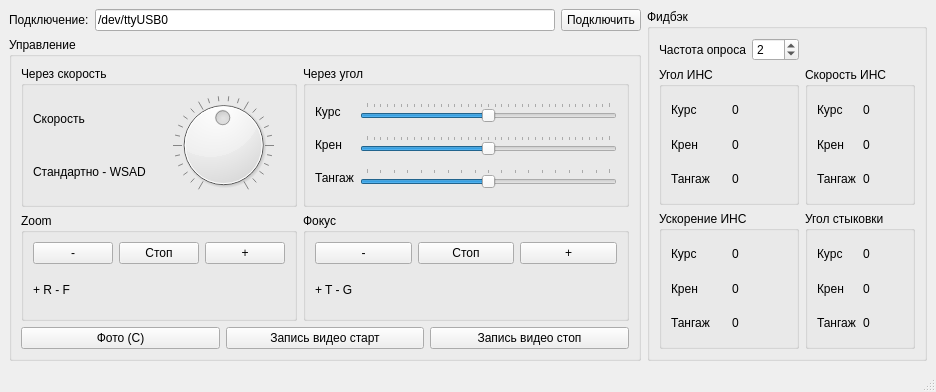
<?xml version="1.0" encoding="UTF-8"?>
<ui version="4.0">
 <class>MainWindow</class>
 <widget class="QMainWindow" name="MainWindow">
  <property name="geometry">
   <rect>
    <x>0</x>
    <y>0</y>
    <width>936</width>
    <height>392</height>
   </rect>
  </property>
  <property name="windowTitle">
   <string>Тупоподвес 1.0</string>
  </property>
  <widget class="QWidget" name="centralwidget">
   <layout class="QGridLayout" name="gridLayout">
    <item row="1" column="0">
     <widget class="QGroupBox" name="groupBox">
      <property name="title">
       <string>Управление</string>
      </property>
      <layout class="QGridLayout" name="gridLayout_2">
       <item row="0" column="0">
        <widget class="QGroupBox" name="groupBox_3">
         <property name="title">
          <string>Через скорость</string>
         </property>
         <layout class="QGridLayout" name="gridLayout_3">
          <item row="0" column="0">
           <widget class="QLabel" name="labelSpeed">
            <property name="text">
             <string>Скорость</string>
            </property>
           </widget>
          </item>
          <item row="1" column="0">
           <widget class="QLabel" name="label">
            <property name="text">
             <string>Стандартно - WSAD</string>
            </property>
           </widget>
          </item>
          <item row="0" column="1" rowspan="2">
           <widget class="QDial" name="dialSpeed">
            <property name="minimum">
             <number>1</number>
            </property>
            <property name="maximum">
             <number>100</number>
            </property>
            <property name="value">
             <number>50</number>
            </property>
            <property name="wrapping">
             <bool>false</bool>
            </property>
            <property name="notchesVisible">
             <bool>true</bool>
            </property>
           </widget>
          </item>
         </layout>
        </widget>
       </item>
       <item row="2" column="0">
        <widget class="QGroupBox" name="groupBox_5">
         <property name="title">
          <string>Zoom</string>
         </property>
         <layout class="QGridLayout" name="gridLayout_5">
          <item row="0" column="1">
           <widget class="QPushButton" name="pushButtonStop">
            <property name="text">
             <string>Стоп</string>
            </property>
           </widget>
          </item>
          <item row="0" column="0">
           <widget class="QPushButton" name="pushButtonZoomOut">
            <property name="text">
             <string>-</string>
            </property>
           </widget>
          </item>
          <item row="0" column="2">
           <widget class="QPushButton" name="pushButtonZoomIn">
            <property name="text">
             <string>+</string>
            </property>
           </widget>
          </item>
          <item row="1" column="0" colspan="3">
           <widget class="QLabel" name="label_5">
            <property name="text">
             <string>+ R - F</string>
            </property>
           </widget>
          </item>
         </layout>
        </widget>
       </item>
       <item row="2" column="1">
        <widget class="QGroupBox" name="groupBox_6">
         <property name="title">
          <string>Фокус</string>
         </property>
         <layout class="QGridLayout" name="gridLayout_6">
          <item row="0" column="2">
           <widget class="QPushButton" name="pushButtonFIn">
            <property name="text">
             <string>+</string>
            </property>
           </widget>
          </item>
          <item row="0" column="1">
           <widget class="QPushButton" name="pushButtonFStop">
            <property name="text">
             <string>Стоп</string>
            </property>
           </widget>
          </item>
          <item row="0" column="0">
           <widget class="QPushButton" name="pushButtonFOut">
            <property name="text">
             <string>-</string>
            </property>
           </widget>
          </item>
          <item row="1" column="0" colspan="3">
           <widget class="QLabel" name="label_6">
            <property name="text">
             <string>+ T - G</string>
            </property>
           </widget>
          </item>
         </layout>
        </widget>
       </item>
       <item row="0" column="1">
        <widget class="QGroupBox" name="groupBox_4">
         <property name="title">
          <string>Через угол</string>
         </property>
         <layout class="QGridLayout" name="gridLayout_4">
          <item row="0" column="1">
           <widget class="QSlider" name="horizontalSliderYaw">
            <property name="minimum">
             <number>-180</number>
            </property>
            <property name="maximum">
             <number>180</number>
            </property>
            <property name="tracking">
             <bool>true</bool>
            </property>
            <property name="orientation">
             <enum>Qt::Horizontal</enum>
            </property>
            <property name="tickPosition">
             <enum>QSlider::TicksAbove</enum>
            </property>
            <property name="tickInterval">
             <number>10</number>
            </property>
           </widget>
          </item>
          <item row="1" column="0">
           <widget class="QLabel" name="label_3">
            <property name="text">
             <string>Крен</string>
            </property>
           </widget>
          </item>
          <item row="0" column="0">
           <widget class="QLabel" name="label_2">
            <property name="text">
             <string>Курс</string>
            </property>
           </widget>
          </item>
          <item row="2" column="0">
           <widget class="QLabel" name="label_4">
            <property name="text">
             <string>Тангаж</string>
            </property>
           </widget>
          </item>
          <item row="1" column="1">
           <widget class="QSlider" name="horizontalSliderRoll">
            <property name="minimum">
             <number>-180</number>
            </property>
            <property name="maximum">
             <number>180</number>
            </property>
            <property name="orientation">
             <enum>Qt::Horizontal</enum>
            </property>
            <property name="tickPosition">
             <enum>QSlider::TicksAbove</enum>
            </property>
            <property name="tickInterval">
             <number>10</number>
            </property>
           </widget>
          </item>
          <item row="2" column="1">
           <widget class="QSlider" name="horizontalSliderPitch">
            <property name="minimum">
             <number>-90</number>
            </property>
            <property name="maximum">
             <number>90</number>
            </property>
            <property name="singleStep">
             <number>0</number>
            </property>
            <property name="value">
             <number>0</number>
            </property>
            <property name="orientation">
             <enum>Qt::Horizontal</enum>
            </property>
            <property name="tickPosition">
             <enum>QSlider::TicksAbove</enum>
            </property>
            <property name="tickInterval">
             <number>10</number>
            </property>
           </widget>
          </item>
         </layout>
        </widget>
       </item>
       <item row="4" column="0" colspan="2">
        <layout class="QGridLayout" name="gridLayout_7">
         <item row="0" column="1">
          <widget class="QPushButton" name="pushButtonRecStart">
           <property name="text">
            <string>Запись видео старт</string>
           </property>
          </widget>
         </item>
         <item row="0" column="0">
          <widget class="QPushButton" name="pushButtonPhoto">
           <property name="text">
            <string>Фото (C)</string>
           </property>
          </widget>
         </item>
         <item row="0" column="2">
          <widget class="QPushButton" name="pushButtonRecStop">
           <property name="text">
            <string>Запись видео стоп</string>
           </property>
          </widget>
         </item>
        </layout>
       </item>
      </layout>
     </widget>
    </item>
    <item row="0" column="0">
     <layout class="QHBoxLayout" name="horizontalLayout_2">
      <item>
       <widget class="QLabel" name="label_20">
        <property name="text">
         <string>Подключение:</string>
        </property>
       </widget>
      </item>
      <item>
       <widget class="QLineEdit" name="lineEditSerial">
        <property name="text">
         <string>/dev/ttyUSB0</string>
        </property>
       </widget>
      </item>
      <item>
       <widget class="QPushButton" name="pushButtonConnect">
        <property name="text">
         <string>Подключить</string>
        </property>
       </widget>
      </item>
     </layout>
    </item>
    <item row="0" column="1" rowspan="2">
     <widget class="QGroupBox" name="groupBox_2">
      <property name="title">
       <string>Фидбэк</string>
      </property>
      <layout class="QGridLayout" name="gridLayout_8">
       <item row="1" column="0" colspan="2">
        <widget class="QGroupBox" name="groupBox_8">
         <property name="title">
          <string>Угол ИНС</string>
         </property>
         <layout class="QGridLayout" name="gridLayout_9">
          <item row="0" column="0">
           <widget class="QLabel" name="label_8">
            <property name="text">
             <string>Курс</string>
            </property>
           </widget>
          </item>
          <item row="1" column="0">
           <widget class="QLabel" name="label_9">
            <property name="text">
             <string>Крен</string>
            </property>
           </widget>
          </item>
          <item row="2" column="0">
           <widget class="QLabel" name="label_10">
            <property name="text">
             <string>Тангаж</string>
            </property>
           </widget>
          </item>
          <item row="0" column="1">
           <widget class="QLabel" name="labelIMUAngleYaw">
            <property name="text">
             <string>0</string>
            </property>
           </widget>
          </item>
          <item row="1" column="1">
           <widget class="QLabel" name="labelIMUAngleRoll">
            <property name="text">
             <string>0</string>
            </property>
           </widget>
          </item>
          <item row="2" column="1">
           <widget class="QLabel" name="labelIMUAnglePitch">
            <property name="text">
             <string>0</string>
            </property>
           </widget>
          </item>
         </layout>
        </widget>
       </item>
       <item row="0" column="1">
        <widget class="QSpinBox" name="spinBoxRequestRate">
         <property name="minimum">
          <number>1</number>
         </property>
         <property name="maximum">
          <number>100</number>
         </property>
         <property name="value">
          <number>2</number>
         </property>
        </widget>
       </item>
       <item row="0" column="0">
        <widget class="QLabel" name="label_7">
         <property name="text">
          <string>Частота опроса</string>
         </property>
        </widget>
       </item>
       <item row="3" column="0" colspan="2">
        <widget class="QGroupBox" name="groupBox_10">
         <property name="title">
          <string>Ускорение ИНС</string>
         </property>
         <layout class="QGridLayout" name="gridLayout_11">
          <item row="1" column="0">
           <widget class="QLabel" name="label_15">
            <property name="text">
             <string>Крен</string>
            </property>
           </widget>
          </item>
          <item row="0" column="0">
           <widget class="QLabel" name="label_14">
            <property name="text">
             <string>Курс</string>
            </property>
           </widget>
          </item>
          <item row="2" column="0">
           <widget class="QLabel" name="label_16">
            <property name="text">
             <string>Тангаж</string>
            </property>
           </widget>
          </item>
          <item row="0" column="1">
           <widget class="QLabel" name="labelIMUAccYaw">
            <property name="text">
             <string>0</string>
            </property>
           </widget>
          </item>
          <item row="1" column="1">
           <widget class="QLabel" name="labelIMUAccRoll">
            <property name="text">
             <string>0</string>
            </property>
           </widget>
          </item>
          <item row="2" column="1">
           <widget class="QLabel" name="labelIMUAccPitch">
            <property name="text">
             <string>0</string>
            </property>
           </widget>
          </item>
         </layout>
        </widget>
       </item>
       <item row="1" column="2">
        <widget class="QGroupBox" name="groupBox_9">
         <property name="title">
          <string>Скорость ИНС</string>
         </property>
         <layout class="QGridLayout" name="gridLayout_10">
          <item row="2" column="0">
           <widget class="QLabel" name="label_13">
            <property name="text">
             <string>Тангаж</string>
            </property>
           </widget>
          </item>
          <item row="0" column="0">
           <widget class="QLabel" name="label_11">
            <property name="text">
             <string>Курс</string>
            </property>
           </widget>
          </item>
          <item row="1" column="0">
           <widget class="QLabel" name="label_12">
            <property name="text">
             <string>Крен</string>
            </property>
           </widget>
          </item>
          <item row="0" column="1">
           <widget class="QLabel" name="labelIMUSpeedYaw">
            <property name="text">
             <string>0</string>
            </property>
           </widget>
          </item>
          <item row="1" column="1">
           <widget class="QLabel" name="labelIMUSpeedRoll">
            <property name="text">
             <string>0</string>
            </property>
           </widget>
          </item>
          <item row="2" column="1">
           <widget class="QLabel" name="labelIMUSpeedPitch">
            <property name="text">
             <string>0</string>
            </property>
           </widget>
          </item>
         </layout>
        </widget>
       </item>
       <item row="3" column="2">
        <widget class="QGroupBox" name="groupBox_11">
         <property name="title">
          <string>Угол стыковки</string>
         </property>
         <layout class="QGridLayout" name="gridLayout_12">
          <item row="2" column="0">
           <widget class="QLabel" name="label_19">
            <property name="text">
             <string>Тангаж</string>
            </property>
           </widget>
          </item>
          <item row="1" column="0">
           <widget class="QLabel" name="label_18">
            <property name="text">
             <string>Крен</string>
            </property>
           </widget>
          </item>
          <item row="0" column="0">
           <widget class="QLabel" name="label_17">
            <property name="text">
             <string>Курс</string>
            </property>
           </widget>
          </item>
          <item row="0" column="1">
           <widget class="QLabel" name="labelJointAngleYaw">
            <property name="text">
             <string>0</string>
            </property>
           </widget>
          </item>
          <item row="1" column="1">
           <widget class="QLabel" name="labelJointAngleRoll">
            <property name="text">
             <string>0</string>
            </property>
           </widget>
          </item>
          <item row="2" column="1">
           <widget class="QLabel" name="labelJointAnglePitch">
            <property name="text">
             <string>0</string>
            </property>
           </widget>
          </item>
         </layout>
        </widget>
       </item>
      </layout>
     </widget>
    </item>
   </layout>
  </widget>
  <widget class="QStatusBar" name="statusBar"/>
 </widget>
 <resources/>
 <connections/>
</ui>
